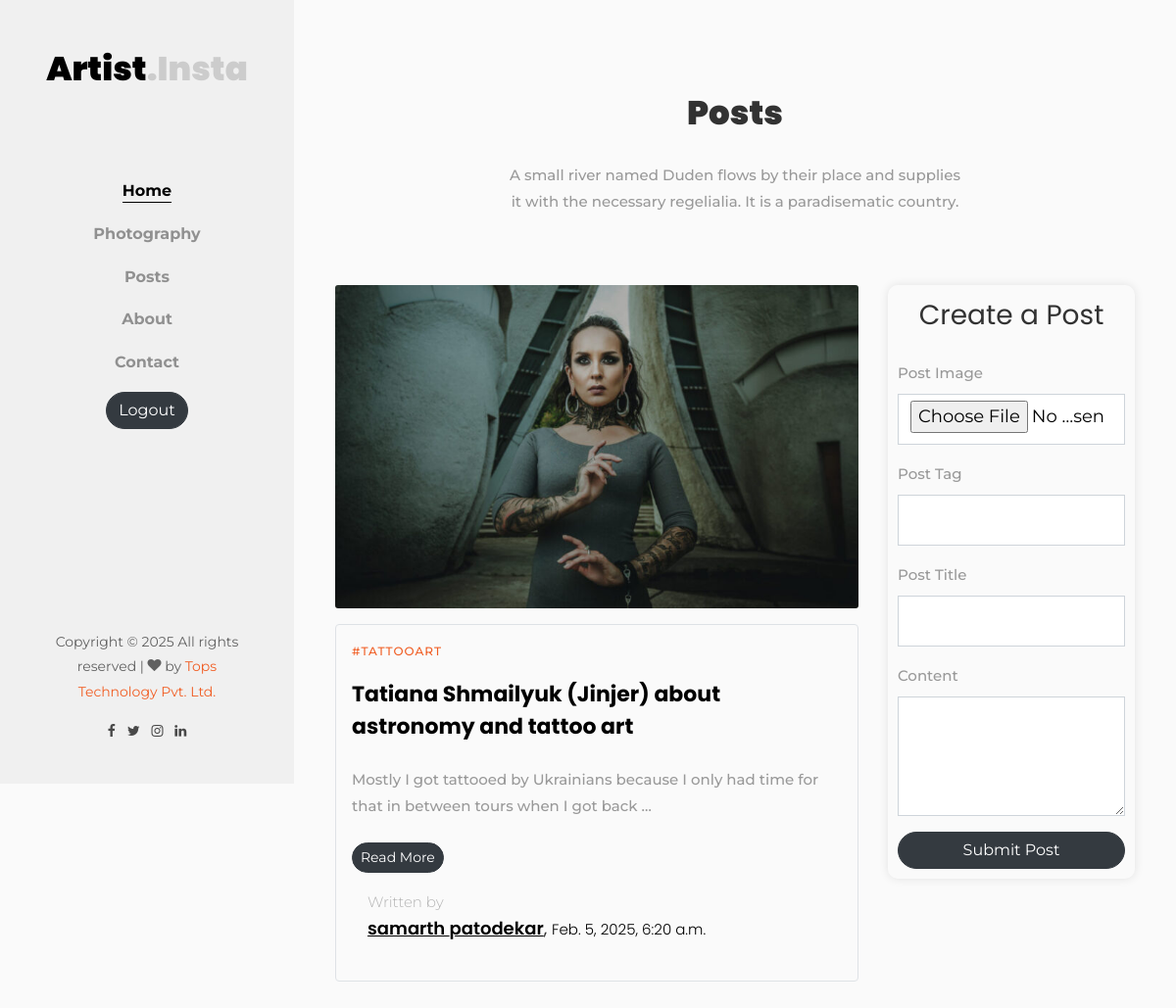
The page /posts/ (signed in) on the database its author committed.
### blogs/models.py (models this page shows)
class BaseClass(models.Model):
    art_id = models.UUIDField(
        primary_key=True,
        default=uuid.uuid4,
        editable=False,
    )
    created_at = models.DateTimeField(auto_now_add=True)
    updated_at = models.DateTimeField(auto_now=True)
    class Meta:
        abstract = True

class Post(BaseClass):
    artist = models.ForeignKey(
        Artist,
        on_delete=models.CASCADE,
        related_name='posts',
    )
    post_img = models.ImageField(
        upload_to='posts/',
        null=False,
        blank=False,
    )
    post_tag = models.CharField(
        max_length=255,
        null=False,
        blank=False,
    )
    post_title = models.CharField(
        max_length=255,
        null=False,
        blank=False,
    )
    content = models.TextField(
        null=False,
        blank=False,
    )

class Artist(BaseClass):
    first_name = models.CharField(max_length=255)
    last_name = models.CharField(max_length=255)
    email = models.EmailField(max_length=255, unique=True, null=False, blank=False)
    mobile = models.CharField(
        max_length=15,
        unique=True,
        null=False,
        blank=False,
    )
    password = models.CharField(
        max_length=255,
        null=False,
        blank=False,
    )
    is_active = models.BooleanField(
        default=False,
        null=False,
        blank=False,
    )
    otp = models.CharField(default='1111', max_length=6)

### blogs/views.py (the view, shortened to what this page needs)
# urls.py: path('posts/', posts_view, name='posts_view'),
@artist_login_required
def posts_view(request):
    get_posts = Post.objects.all().order_by('-created_at')
    context = {'posts': get_posts[:10]}
    return render(request, 'blogs/posts.html', context)

### blogs/views.py (called while the page is built)
def artist_login_required(view_func):
    @wraps(view_func)
    def wrapper(request, *args, **kwargs):
        if 'artist_id' in request.session:
            return view_func(request, *args, **kwargs)
        else:
            messages.warning(
                request,
                "You must be logged in to access this page. Please login or register."
            )
            return redirect('login')  # Redirect to login if not authenticated
    return wrapper

### blogs/templates/blogs/posts.html (shortened to what this page needs)
{% extends 'blogs/base.html' %} {% load static %}  {% block content %}
<div id="colorlib-main">
    <section class="ftco-section">
        <div class="container">
            <div class="row justify-content-center mb-5 pb-2">
                <div class="col-md-7 heading-section text-center ftco-animate">
                    <h2 class="mb-4">Posts</h2>
                    <p>
                        A small river named Duden flows by their place and supplies it with
                        the necessary regelialia. It is a paradisematic country.
                    </p>
                </div>
            </div>
            <div class="row">
                <div class="col-lg-8">
                    <div class="row">
                        {% if posts %}
                        {% for post in posts %}
                        <div class="col-md-12">
                            <div class="blog-entry ftco-animate">
                                <a href="#" class="img img-2" style="
                                                        background-image: url({{ post.post_img.url }});
                                                    "></a>
                                <div class="border text text-2 pt-2 mt-3 p-3 rounded">
                                    <span class="category mb-3 d-block">
                                        <a href="#">{{ post.post_tag }}</a>
                                    </span>
                                    <h3 class="mb-4">
                                        <a href="#">{{ post.post_title }}</a>
                                    </h3>
                                    <p class="mb-4">
                                        <span class="short-content">
                                            {{ post.content|truncatewords:20 }}
                                        </span>
                                    </p>
                                    <button class="btn btn-dark btn-sm read-more mb-3">Read
                                        More</button>
                                    <div class="author mb-4 d-flex align-items-center">
                                        <div class="ml-3 info">
                                            <span>Written by</span>
                                            <h3>
                                                <a href="#">{{ post.artist.first_name }} {{ post.artist.last_name }}</a>,
                                                <span>{{ post.created_at }}</span>
                                            </h3>
                                        </div>
                                    </div>
                                </div>
                            </div>
                        </div>
                        {% endfor %}
                        {% else %}
                        <div class="alert alert-info" role="alert">
                            No posts found.
                        </div>
                        {% endif %}
                    </div>
                </div>
                <div class="col-lg-4">
                    <div class="form-container">
                        <h3 class="text-center mb-4">Create a Post</h3>
                        <form action="{% url 'posts_view' %}" method="POST" enctype="multipart/form-data">
                            <div class="mb-3">
                                <label class="form-label">Post Image</label>
                                <input type="file" class="form-control" name="post_img" required>
                            </div>
                            <div class="mb-3">
                                <label class="form-label">Post Tag</label>
                                <input type="text" class="form-control" name="post_tag" required>
                            </div>
                            <div class="mb-3">
                                <label class="form-label">Post Title</label>
                                <input type="text" class="form-control" name="post_title" required>
                            </div>
                            <div class="mb-3">
                                <label class="form-label">Content</label>
                                <textarea class="form-control" name="content" rows="4" required></textarea>
                            </div>
                            <button type="submit" class="btn btn-dark w-100">Submit Post</button>
                        </form>
                    </div>
                </div>
            </div>
        </div>
    </section>
</div>
{% endblock %}

### blogs/templates/blogs/posts.html (style rules this page uses)
body { background-color: #fafafa; }
.form-container { padding: 10px; border-radius: 10px; box-shadow: 0px 0px 10px rgba(0, 0, 0, 0.1); }

### rows shown on the page
Post: post_img (picture), post_tag "#TATTOOART", post_title "Tatiana Shmailyuk (Jinjer) about astronomy and tattoo art", content "Mostly I got tattooed by Ukrainians because I only had time for that in between tours when I got back …", artist.first_name "samarth", artist.last_name "patodekar", created_at "Feb. 5, 2025, 6:20 a.m."
